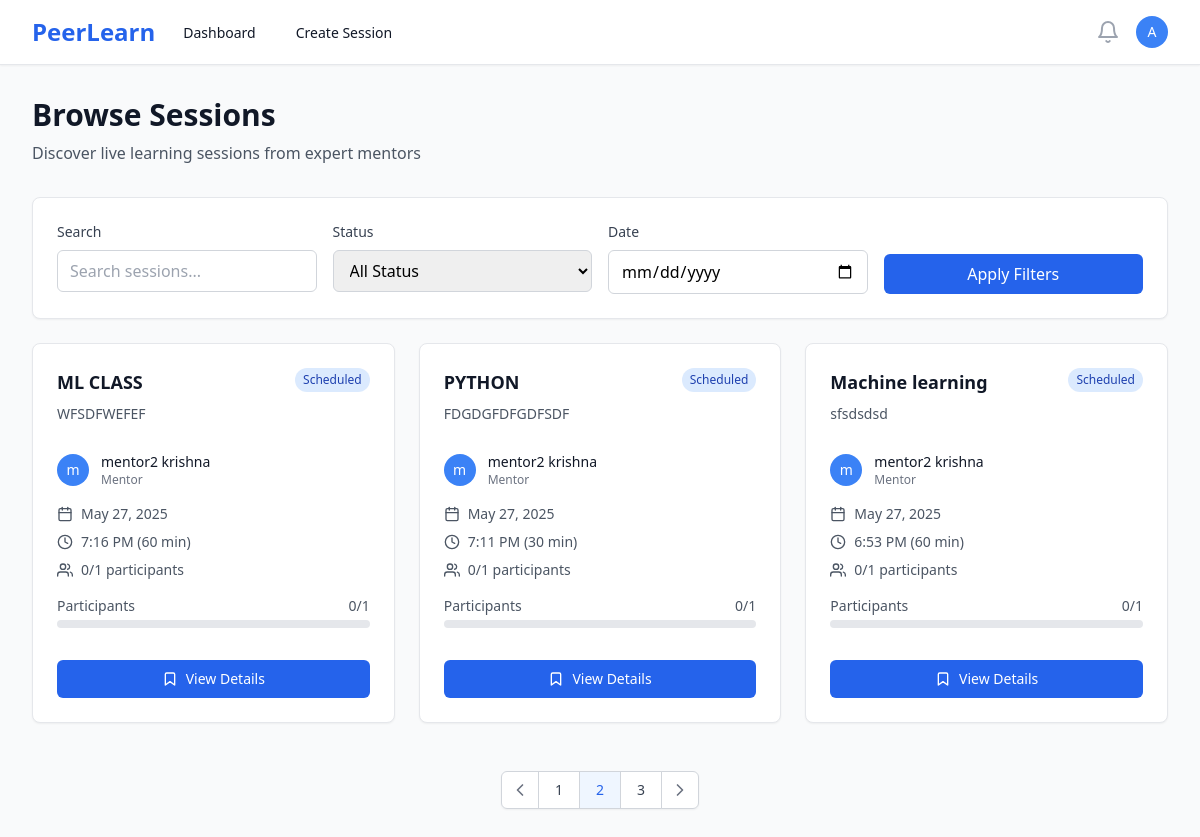
The app's page /sessions/ (signed in) with its own data.
### users/models.py (models this page shows, shortened)
class User(AbstractUser):
    ROLE_CHOICES = [
        ('mentor', 'Mentor'),
        ('learner', 'Learner'),
    ]
    id = models.UUIDField(primary_key=True, default=uuid.uuid4, editable=False)
    role = models.CharField(max_length=10, choices=ROLE_CHOICES, default='learner')
    bio = models.TextField(blank=True, null=True)
    skills = models.CharField(max_length=500, blank=True, help_text="Comma-separated skills for recommendation matching")
    interests = models.CharField(max_length=500, blank=True, help_text="Learning interests for AI recommendations")
    domain = models.CharField(max_length=100, blank=True, help_text="Learning domain/field")
    expertise = models.CharField(max_length=100, blank=True, help_text="Primary domain/area of expertise")
    career_goals = models.TextField(blank=True, help_text="Career aspirations for AI guidance")
    profile_image = models.ImageField(upload_to='profiles/', blank=True, null=True)
    created_at = models.DateTimeField(auto_now_add=True)
    location = models.CharField(max_length=100, blank=True)
    website = models.URLField(blank=True)
    social_links = models.JSONField(default=dict, blank=True)  # Store LinkedIn, Twitter, etc.
    is_verified = models.BooleanField(default=False)
    privacy_settings = models.JSONField(default=dict, blank=True)  # Profile visibility settings
    updated_at = models.DateTimeField(auto_now=True)
    @property
    def is_mentor(self):
        return self.role == 'mentor'

### sessions/models.py (models this page shows, shortened)
class Session(models.Model):
    STATUS_CHOICES = [
        ('draft', 'Draft'),
        ('scheduled', 'Scheduled'),
        ('live', 'Live'),
        ('completed', 'Completed'),
        ('cancelled', 'Cancelled'),
    ]
    CATEGORY_CHOICES = [
        ('programming', 'Programming & Development'),
        ('data-science', 'Data Science & Analytics'),
        ('web-development', 'Web Development'),
        ('mobile-development', 'Mobile Development'),
        ('ai-ml', 'AI & Machine Learning'),
        ('design', 'UI/UX Design'),
        ('business', 'Business & Marketing'),
        ('language', 'Language Learning'),
        ('music', 'Music & Arts'),
        ('fitness', 'Health & Fitness'),
        ('other', 'Other'),
    ]
    id = models.UUIDField(primary_key=True, default=uuid.uuid4, editable=False)
    mentor = models.ForeignKey(User, on_delete=models.CASCADE, related_name='mentor_sessions')
    title = models.CharField(max_length=200)
    description = models.TextField()
    thumbnail = models.ImageField(upload_to='session_thumbnails/', blank=True, null=True, help_text="Session cover image")
    category = models.CharField(max_length=50, choices=CATEGORY_CHOICES, blank=True, help_text="Session category for recommendations")
    skills = models.TextField(blank=True, help_text="Comma-separated skills for ML matching")
    price = models.DecimalField(max_digits=8, decimal_places=2, null=True, blank=True, help_text="Price in INR, null for free sessions")
    schedule = models.DateTimeField()
    duration = models.IntegerField(help_text="Duration in minutes")
    max_participants = models.IntegerField(default=10)
    status = models.CharField(max_length=20, choices=STATUS_CHOICES, default='draft')
    created_at = models.DateTimeField(auto_now_add=True)
    updated_at = models.DateTimeField(auto_now=True)
    class Meta:
        ordering = ['-schedule']
    @property
    def current_participants(self):
        return self.bookings.filter(status='confirmed').count()
    @property
    def is_full(self):
        return self.current_participants >= self.max_participants

### sessions/views.py (the view)
# urls.py: path('', views.session_list, name='session_list'),
@login_required
def session_list(request):
    sessions = Session.objects.filter(
        status='scheduled',
        schedule__gt=timezone.now()
    ).select_related('mentor')
    return render(request, 'sessions/list.html', {'sessions': sessions})

### templates/sessions/list.html (shortened to what this page needs)
{% extends 'base.html' %}
{% block content %}
<div class="max-w-7xl mx-auto px-4 sm:px-6 lg:px-8 py-8">
    <div class="mb-8">
        <h1 class="text-3xl font-bold text-gray-900">Browse Sessions</h1>
        <p class="mt-2 text-gray-600">Discover live learning sessions from expert mentors</p>
    </div>
    <div class="bg-white rounded-lg shadow-sm border border-gray-200 p-6 mb-6">
        <div class="grid grid-cols-1 md:grid-cols-4 gap-4">
            <div>
                <label class="block text-sm font-medium text-gray-700 mb-2">Search</label>
                <input type="text"
                       placeholder="Search sessions..."
                       class="w-full px-3 py-2 border border-gray-300 rounded-md focus:ring-blue-500 focus:border-blue-500">
            </div>
            <div>
                <label class="block text-sm font-medium text-gray-700 mb-2">Status</label>
                <select class="w-full px-3 py-2 border border-gray-300 rounded-md focus:ring-blue-500 focus:border-blue-500">
                    <option value="">All Status</option>
                </select>
            </div>
            <div>
                <label class="block text-sm font-medium text-gray-700 mb-2">Date</label>
                <input type="date"
                       class="w-full px-3 py-2 border border-gray-300 rounded-md focus:ring-blue-500 focus:border-blue-500">
            </div>
            <div class="flex items-end">
                <button class="w-full px-4 py-2 bg-blue-600 text-white rounded-md hover:bg-blue-700 focus:outline-none focus:ring-2 focus:ring-offset-2 focus:ring-blue-500">
                    Apply Filters
                </button>
            </div>
        </div>
    </div>
    {% if sessions %}
    <div class="grid grid-cols-1 md:grid-cols-2 lg:grid-cols-3 gap-6">
        {% for session in sessions %}
        <div class="bg-white rounded-lg shadow-sm border border-gray-200 hover:shadow-md transition-shadow">
            <div class="p-6">
                <div class="flex items-start justify-between mb-4">
                    <div class="flex-1">
                        <h3 class="text-lg font-semibold text-gray-900 mb-2">
                            <a href="{% url 'session_detail' session.id %}" class="hover:text-blue-600">
                                {{ session.title }}
                            </a>
                        </h3>
                        <p class="text-sm text-gray-600 mb-3">{{ session.description|truncatewords:15 }}</p>
                    </div>
                    <span class="px-2 py-1 text-xs font-medium rounded-full flex-shrink-0
                                {% if session.status == 'scheduled' %}bg-blue-100 text-blue-800
                                {% elif session.status == 'live' %}bg-green-100 text-green-800
                                {% elif session.status == 'completed' %}bg-gray-100 text-gray-800
                                {% elif session.status == 'cancelled' %}bg-red-100 text-red-800
                                {% else %}bg-yellow-100 text-yellow-800{% endif %}">
                        {{ session.status|title }}
                    </span>
                </div>
                <div class="flex items-center mb-4">
                    {% if session.mentor.profile_image %}
                        <img class="h-8 w-8 rounded-full" src="{{ session.mentor.profile_image.url }}" alt="">
                    {% else %}
                        <div class="h-8 w-8 rounded-full bg-blue-500 flex items-center justify-center">
                            <span class="text-white text-sm font-medium">{{ session.mentor.first_name|first|default:session.mentor.username|first }}</span>
                        </div>
                    {% endif %}
                    <div class="ml-3">
                        <p class="text-sm font-medium text-gray-900">{{ session.mentor.get_full_name|default:session.mentor.username }}</p>
                        <p class="text-xs text-gray-500">Mentor</p>
                    </div>
                </div>
                <div class="space-y-2 text-sm text-gray-600 mb-4">
                    <div class="flex items-center">
                        <i data-feather="calendar" class="h-4 w-4 mr-2"></i>
                        {{ session.schedule|date:"M j, Y" }}
                    </div>
                    <div class="flex items-center">
                        <i data-feather="clock" class="h-4 w-4 mr-2"></i>
                        {{ session.schedule|time:"g:i A" }} ({{ session.duration }} min)
                    </div>
                    <div class="flex items-center">
                        <i data-feather="users" class="h-4 w-4 mr-2"></i>
                        {{ session.current_participants }}/{{ session.max_participants }} participants
                    </div>
                </div>
                <div class="mb-4">
                    <div class="flex justify-between text-sm text-gray-600 mb-1">
                        <span>Participants</span>
                        <span>{{ session.current_participants }}/{{ session.max_participants }}</span>
                    </div>
                    <div class="w-full bg-gray-200 rounded-full h-2">
                    </div>
                </div>
                <div class="pt-4">
                    {% if user.is_authenticated %}
                        {% if session.status == 'live' %}
                            <a href="{% url 'session_detail' session.id %}"
                               class="w-full inline-flex items-center justify-center px-4 py-2 border border-transparent text-sm font-medium rounded-md text-white bg-green-600 hover:bg-green-700">
                                <i data-feather="video" class="h-4 w-4 mr-2"></i>
                                Join Live Session
                            </a>
                        {% elif session.status == 'scheduled' %}
                            {% if session.is_full %}
                                <button disabled
                                        class="w-full inline-flex items-center justify-center px-4 py-2 border border-gray-300 text-sm font-medium rounded-md text-gray-500 bg-gray-100 cursor-not-allowed">
                                    <i data-feather="users" class="h-4 w-4 mr-2"></i>
                                    Session Full
                                </button>
                            {% else %}
                                <a href="{% url 'session_detail' session.id %}"
                                   class="w-full inline-flex items-center justify-center px-4 py-2 border border-transparent text-sm font-medium rounded-md text-white bg-blue-600 hover:bg-blue-700">
                                    <i data-feather="bookmark" class="h-4 w-4 mr-2"></i>
                                    View Details
                                </a>
                            {% endif %}
                        {% else %}
                            <a href="{% url 'session_detail' session.id %}"
                               class="w-full inline-flex items-center justify-center px-4 py-2 border border-gray-300 text-sm font-medium rounded-md text-gray-700 bg-white hover:bg-gray-50">
                                <i data-feather="eye" class="h-4 w-4 mr-2"></i>
                                View Details
                            </a>
                        {% endif %}
                    {% else %}
                        <a href="{% url 'login' %}"
                           class="w-full inline-flex items-center justify-center px-4 py-2 border border-transparent text-sm font-medium rounded-md text-white bg-blue-600 hover:bg-blue-700">
                            Login to Book
                        </a>
                    {% endif %}
                </div>
            </div>
        </div>
        {% endfor %}
    </div>
    <div class="mt-12 flex justify-center">
        <nav class="relative z-0 inline-flex rounded-md shadow-sm -space-x-px" aria-label="Pagination">
            <a href="#" class="relative inline-flex items-center px-2 py-2 rounded-l-md border border-gray-300 bg-white text-sm font-medium text-gray-500 hover:bg-gray-50">
                <i data-feather="chevron-left" class="h-5 w-5"></i>
            </a>
            <a href="#" class="relative inline-flex items-center px-4 py-2 border border-gray-300 bg-white text-sm font-medium text-gray-700 hover:bg-gray-50">
                1
            </a>
            <a href="#" class="relative inline-flex items-center px-4 py-2 border border-gray-300 bg-blue-50 text-sm font-medium text-blue-600">
                2
            </a>
            <a href="#" class="relative inline-flex items-center px-4 py-2 border border-gray-300 bg-white text-sm font-medium text-gray-700 hover:bg-gray-50">
                3
            </a>
            <a href="#" class="relative inline-flex items-center px-2 py-2 rounded-r-md border border-gray-300 bg-white text-sm font-medium text-gray-500 hover:bg-gray-50">
                <i data-feather="chevron-right" class="h-5 w-5"></i>
            </a>
        </nav>
    </div>
    {% endif %}
</div>
{% endblock %}

### templates/base.html (shortened to what this page needs)
<!DOCTYPE html>
<html lang="en" class="h-full bg-gray-50">
<head>
    <script src="https://cdn.tailwindcss.com"></script>
</head>
<body class="h-full">
    {% if user.is_authenticated %}
    <nav class="bg-white shadow-sm border-b border-gray-200" x-data="{ mobileMenuOpen: false }">
        <div class="max-w-7xl mx-auto px-4 sm:px-6 lg:px-8">
            <div class="flex justify-between h-16">
                <div class="flex">
                    <div class="flex-shrink-0 flex items-center">
                        <a href="{% url 'landing' %}" class="text-2xl font-bold text-blue-600">PeerLearn</a>
                    </div>
                    <div class="hidden sm:ml-6 sm:flex sm:space-x-8">
                        {% if user.is_mentor %}
                            <a href="{% url 'mentor_dashboard' %}" class="border-transparent text-gray-900 hover:text-blue-600 inline-flex items-center px-1 pt-1 border-b-2 text-sm font-medium">
                                Dashboard
                            </a>
                            <a href="{% url 'create_session' %}" class="border-transparent text-gray-900 hover:text-blue-600 inline-flex items-center px-1 pt-1 border-b-2 text-sm font-medium">
                                Create Session
                            </a>
                        {% endif %}
                    </div>
                </div>
                <div class="hidden sm:ml-6 sm:flex sm:items-center">
                    <button type="button" class="bg-white p-1 rounded-full text-gray-400 hover:text-gray-500 focus:outline-none focus:ring-2 focus:ring-offset-2 focus:ring-blue-500">
                        <i data-feather="bell" class="h-6 w-6"></i>
                    </button>
                    <div class="ml-3 relative" x-data="{ open: false }">
                        <div>
                            <button @click="open = !open" type="button" class="bg-white rounded-full flex text-sm focus:outline-none focus:ring-2 focus:ring-offset-2 focus:ring-blue-500" id="user-menu-button">
                                <div class="h-8 w-8 rounded-full bg-blue-500 flex items-center justify-center">
                                    <span class="text-white text-sm font-medium">{{ user.first_name|first|default:user.username|first }}</span>
                                </div>
                            </button>
                        </div>
                    </div>
                </div>
            </div>
        </div>
    </nav>
    {% endif %}
    <main class="{% if user.is_authenticated %}pt-0{% else %}pt-0{% endif %}">
        {% block content %}{% endblock %}
    </main>
</body>
</html>

### records on screen
User: first_name|first "A"
Session: title "ML CLASS", description "WFSDFWEFEF", status "Scheduled", mentor.first_name|first "m", mentor.get_full_name "mentor2 krishna", schedule "May 27, 2025", schedule "7:16 PM", duration "60", current_participants "0", max_participants "1", shows "View Details"
Session: title "PYTHON", description "FDGDGFDFGDFSDF", status "Scheduled", mentor.first_name|first "m", mentor.get_full_name "mentor2 krishna", schedule "May 27, 2025", schedule "7:11 PM", duration "30", current_participants "0", max_participants "1", shows "View Details"
Session: title "Machine learning", description "sfsdsdsd", status "Scheduled", mentor.first_name|first "m", mentor.get_full_name "mentor2 krishna", schedule "May 27, 2025", schedule "6:53 PM", duration "60", current_participants "0", max_participants "1", shows "View Details"
